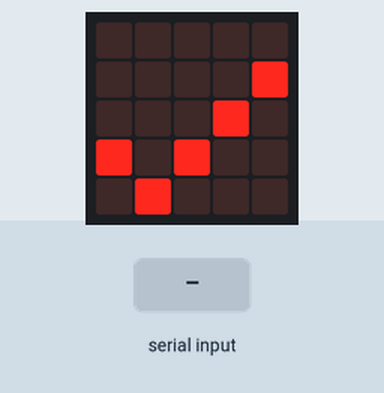
This program was run on a simulated BBC micro:bit (MakeCode). On the bench: the board's 5×5 LED display. The inputs (shaded band) are chosen by the test bench.

Above: at 1.8 s.
1.9 s: "HAPPY" typed at the serial console
At 3.0 s:
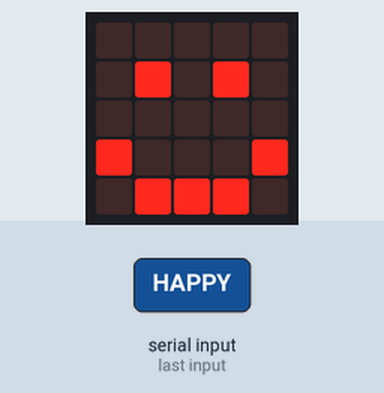
3.4 s: "SAD" typed at the serial console
At 4.1 s:
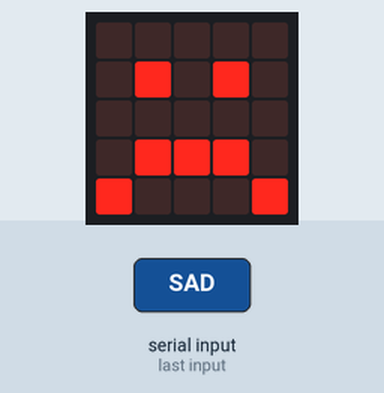
4.9 s: "ANGRY" typed at the serial console
At 5.3 s:
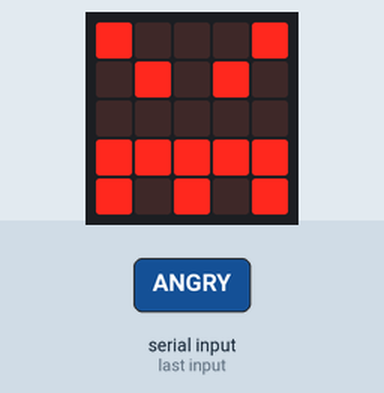
6.4 s: "SURPRISED" typed at the serial console
At 7.6 s:
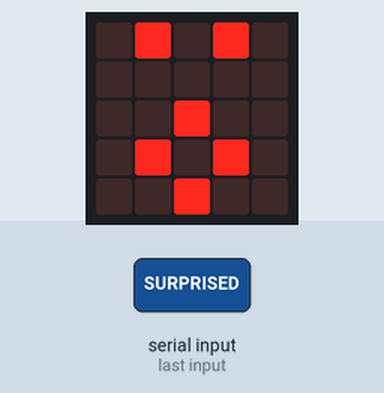
7.9 s: "SILLY" typed at the serial console
At 8.8 s:
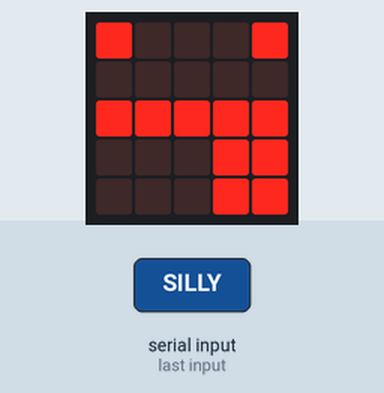
Timing chart, 0 to 10.4 s (numbered marks = the images above; inputs shaded):
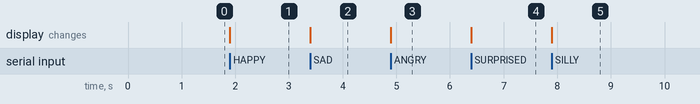

Measured:
- after the input at 1.9 s, the display: changes at once (image 1)
- after the input at 3.4 s, the display: changes at once (image 2)
- after the input at 4.9 s, the display: changes at once (image 3)
- after the input at 6.4 s, the display: changes at once (image 4)
- after the input at 7.9 s, the display: changes at once (image 5)

The program:

main.ts
```typescript
// 웹 시리얼 통신 속도 설정 (115200 BaudRate)
serial.redirectToUSB()
serial.setBaudRate(BaudRate.BaudRate115200)

// 줄바꿈(\n) 단위로 데이터가 수신되면 실행
serial.onDataReceived(serial.delimiters(Delimiters.NewLine), function () {
    let cmd = serial.readString().trim()

    // 수신된 명령어에 따라 표정 표시
    if (cmd == "HAPPY") {
        basic.showIcon(IconNames.Happy)
    } else if (cmd == "SAD") {
        basic.showIcon(IconNames.Sad)
    } else if (cmd == "ANGRY") {
        basic.showIcon(IconNames.Angry)
    } else if (cmd == "SURPRISED") {
        basic.showIcon(IconNames.Surprised)
    } else if (cmd == "SILLY") {
        basic.showIcon(IconNames.Silly)
    }
})

// 프로그램 시작 시 체크 표시
basic.showIcon(IconNames.Yes)
```

test.ts
```typescript
// 테스트는 여기로 이동합니다; 이 패키지가 확장으로 사용될 때 컴파일되지 않을 것 입니다.
```
